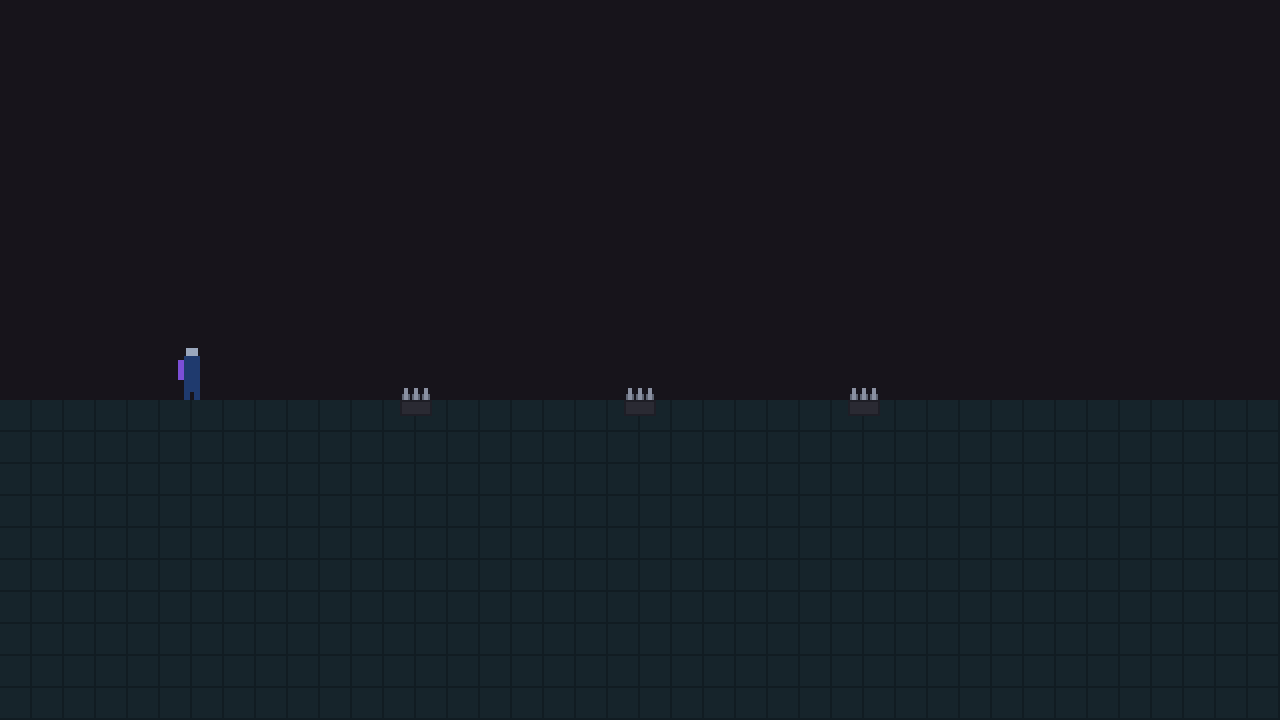
#> input picture captures/a5/warn_0_0.png, 1280 x 720 px
$ python compose_a5_extras.py
#> lines starting #> are read from the running program, lines starting #| are printed output that depends on the picture
#!/usr/bin/env python3
"""Compose the two grids the film needs from captures that already exist.

Nothing here measures anything or alters a pixel value. Each tile is a crop
of a committed PNG, rescaled with nearest neighbour, with the controlled
input printed above it. The numbers those captures produced stay where they
were recorded - captures/a5/REPORT.txt and
captures/a5/materials/SWEEP-REPORT.txt - and the beat sheet reads them from
there verbatim.

    python -X utf8 scripts/compose_a5_extras.py

Two outputs:

  captures/a5/controlled_grid.png        four controlled values of warn_amount
  captures/a5/materials/sweep_grid.png   four uniforms at min and max

Why grids at all. The assignment asks the film to show the controlled-value
captures and an interface sweep of the non-texture uniforms. Four separate
beats for four values would be four beats of the same trap, and the point of
a controlled series is that you see it side by side.
"""
from __future__ import annotations

import pathlib

from PIL import Image, ImageDraw, ImageFont

ROOT = pathlib.Path(__file__).resolve().parent.parent
GROUND = (250, 249, 245)
INK = (32, 30, 28)
DIM = (120, 115, 108)
EDGE = (206, 201, 192)

# Trap 1 sits at logical (208, 200); the capture is the 1280 x 720 window, so
# logical x2. A 200 x 84 logical box around it holds the trap, the floor line
# under it and enough sky to judge the red against, and makes each tile wide
# enough that a 2 x 2 grid is close to 2:1 - the shape that fills the
# evidence card without leaving white gutters down both sides.
TRAP_LOGICAL = (208, 200)
TRAP_BOX = (200, 84)
TRAP_SCALE = 2          # window pixels per logical pixel
TRAP_ZOOM = 6           # nearest-neighbour magnification of the crop

# The two slimes in the 1280 x 720 material captures. Both are in frame on
# purpose: the dry one must not move while the flooded one is swept.
SLIME_CROP = (170, 330, 1100, 720)
SLIME_W = 620


def font(names, size):
    for n in names:
        try:
            return ImageFont.truetype(n, size)
        except OSError:
            continue
    return ImageFont.load_default()


def mono(size):
    return font(("consola.ttf", "cour.ttf", "DejaVuSansMono.ttf"), size)


def grid(tiles, cols, label_h, pad=24):
    """tiles: [(label, PIL.Image)], all the same size."""
    tw, th = tiles[0][1].size
    rows = (len(tiles) + cols - 1) // cols
    w = tw * cols + pad * (cols + 1)
    h = (th + label_h) * rows + pad * (rows + 1)
    card = Image.new("RGB", (w, h), GROUND)
    d = ImageDraw.Draw(card)
    f = mono(int(label_h * 0.74))
    for i, (label, tile) in enumerate(tiles):
        cx = pad + (i % cols) * (tw + pad)
        cy = pad + (i // cols) * (th + label_h + pad)
        d.text((cx, cy), label, font=f, fill=INK)
        card.paste(tile, (cx, cy + label_h))
        d.rectangle([cx - 1, cy + label_h - 1, cx + tw, cy + label_h + th],
                    outline=EDGE)
    return card


def controlled_grid() -> pathlib.Path:
    src = ROOT / "captures/a5"
    cw, ch = TRAP_BOX
    x = (TRAP_LOGICAL[0] - cw // 2) * TRAP_SCALE
    y = (TRAP_LOGICAL[1] - ch // 2) * TRAP_SCALE
    tiles = []
    for label, name in (("0.0", "warn_0_0.png"), ("0.5", "warn_0_5.png"),
                        ("1.0", "warn_1_0.png"), ("2.0", "warn_2_0.png")):
        im = Image.open(src / name).convert("RGB")
        crop = im.crop((x, y, x + cw * TRAP_SCALE, y + ch * TRAP_SCALE))
        tiles.append(("warn_amount = " + label,
                      crop.resize((cw * TRAP_ZOOM, ch * TRAP_ZOOM), Image.NEAREST)))
    out = src / "controlled_grid.png"
    grid(tiles, 2, 46).save(out)
    return out


def sweep_grid() -> pathlib.Path:
    src = ROOT / "captures/a5/materials"
    x0, y0, x1, y1 = SLIME_CROP
    h = round(SLIME_W * (y1 - y0) / (x1 - x0))
    tiles = []
    for end in ("min", "max"):
        for uni in ("tint", "roughness_dry", "water_darkening", "water_roughness"):
            im = Image.open(src / ("sweep-%s-%s.png" % (uni, end))).convert("RGB")
            tiles.append(("%s  %s" % (uni, end),
                          im.crop(SLIME_CROP).resize((SLIME_W, h), Image.LANCZOS)))
    out = src / "sweep_grid.png"
    # Four columns, two rows. The grid sits above its table on a card whose
    # aspect is the workbench's image panel, so it has to be wide and short;
    # a 2 x 4 grid of these frames came out nearly square and shrank to a
    # third of the width.
    grid(tiles, 4, 36).save(out)
    return out


def main() -> int:
    for f in (controlled_grid(), sweep_grid()):
#> in controlled_grid, im is the input picture: PIL image 1280x720 RGB; mean R, G, B 22.4, 26.8, 33.8
#> in controlled_grid, `crop = im.crop((x, y, x + cw * TRAP_SCALE, y + ch * TRAP_SCALE))`:
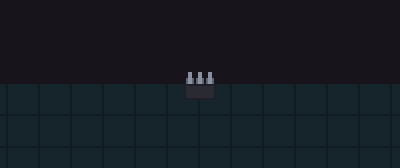
#> crop: PIL image 400x168 RGB; mean R, G, B 22.7, 27.9, 34.9
#> in grid, `card = Image.new("RGB", (w, h), GROUND)`:
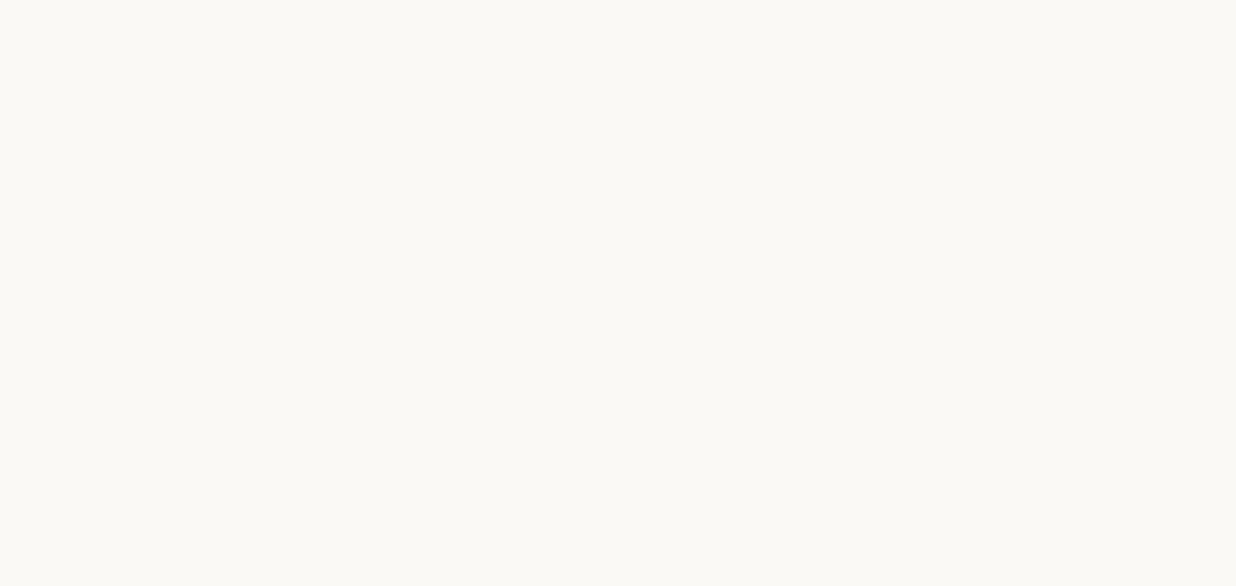
#> card: PIL image 2472x1172 RGB (shown at 1/2 size); mean R, G, B 250, 249, 245
#> after the loop in grid, `for i, (label, tile) in enumerate(tiles):`:
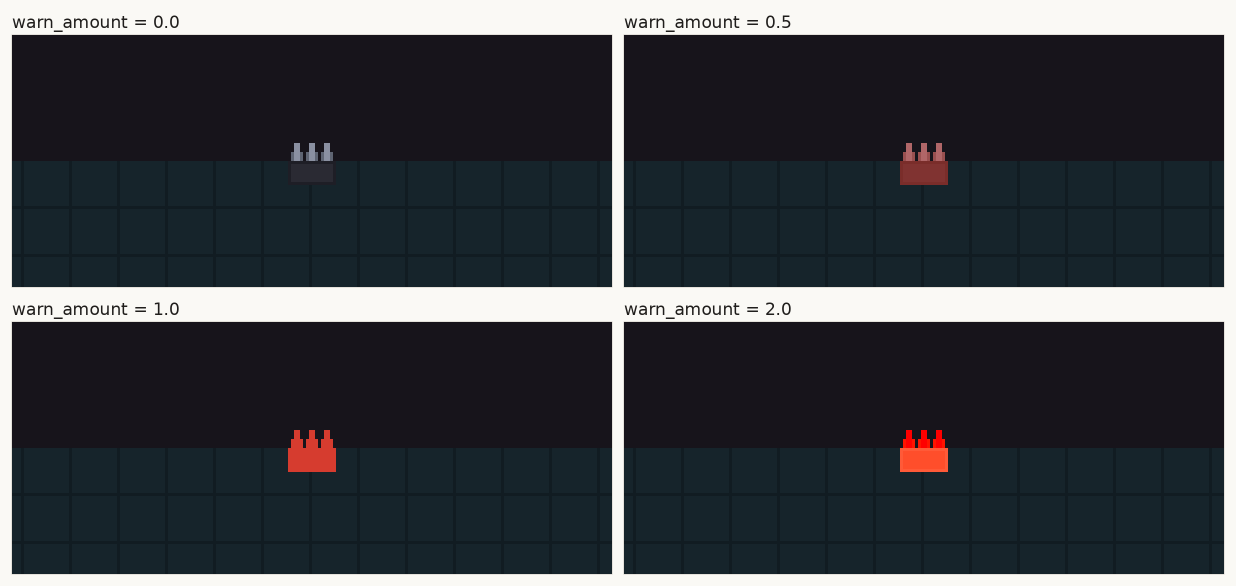
#> card: PIL image 2472x1172 RGB (shown at 1/2 size); mean R, G, B 60.3, 63.5, 68.5
        print("  %s  %dx%d" % (f.relative_to(ROOT).as_posix(),
                               *Image.open(f).size))
    return 0


if __name__ == "__main__":
#> (the run stopped early here; a loop or call above may not have finished)

$ run again, with captures/a5/warning-ramp-contact-sheet.png copied over captures/a5/warn_0_0.png
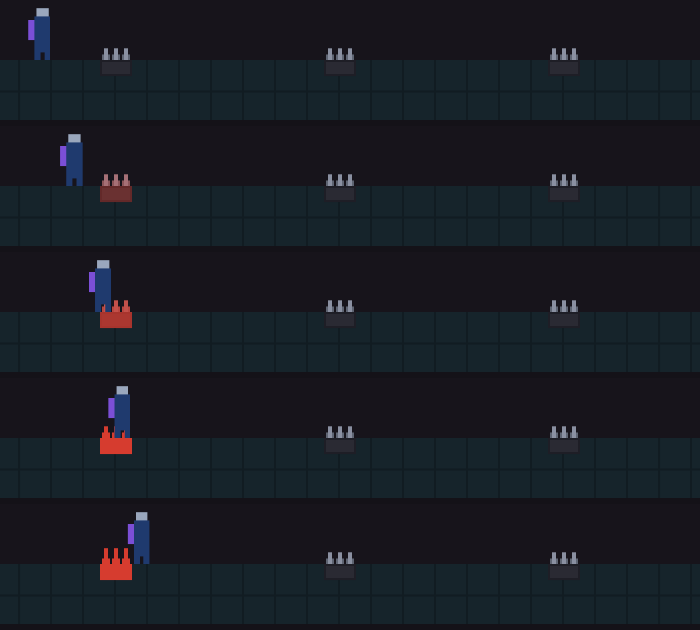
#> input picture captures/a5/warning-ramp-contact-sheet.png, 700 x 630 px
#> in controlled_grid, im is the input picture: PIL image 700x630 RGB; mean R, G, B 24.2, 28.5, 35.9
#> in controlled_grid, `crop = im.crop((x, y, x + cw * TRAP_SCALE, y + ch * TRAP_SCALE))`:
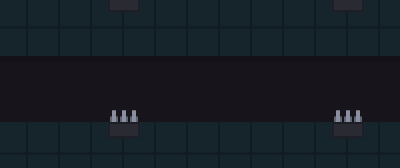
#> crop: PIL image 400x168 RGB; mean R, G, B 23, 29.9, 36.9
#> after the loop in grid, `for i, (label, tile) in enumerate(tiles):`:
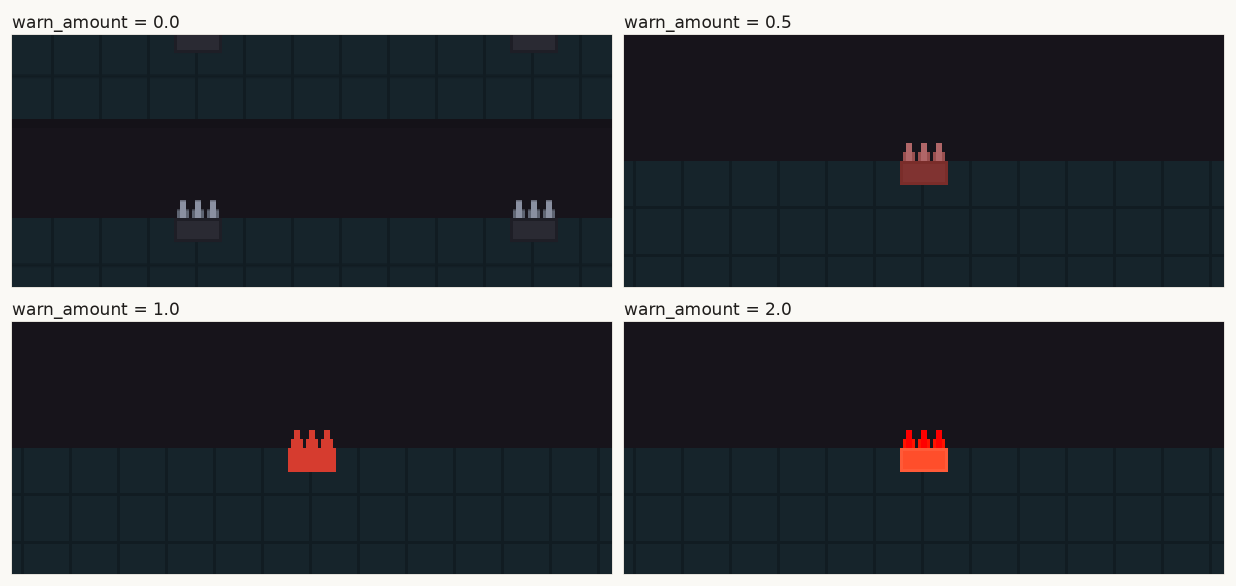
#> card: PIL image 2472x1172 RGB (shown at 1/2 size); mean R, G, B 60.4, 63.9, 68.9
